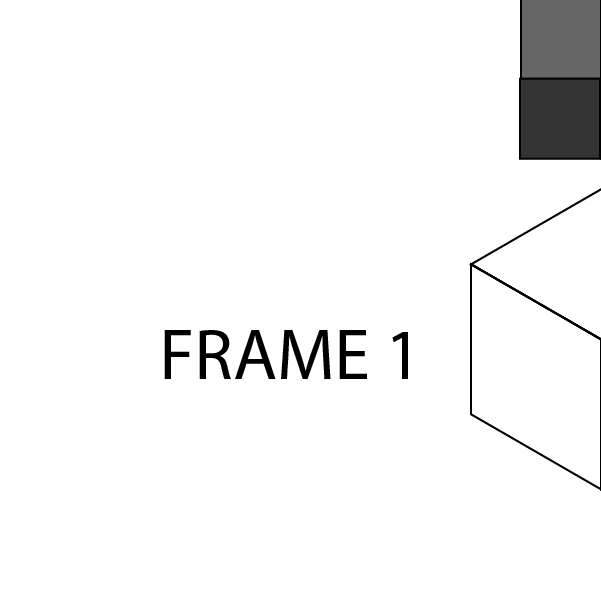
#> input picture Frame_1.jpg, 601 x 600 px
$ python pyframe.py
#> lines starting #> are read from the running program, lines starting #| are printed output that depends on the picture
# pyframe

# By Newton Cazzaro

# Date: 11/7/2018
#
# Version:     Pyframe 1.0 - Horizontal implementation
#
# Description: Python program for encapsulating and framing pictures dynamically into a grid.
#
# Notes:       Pyframe version 1.0 contains only horizontal implementation due to time-line constraints.
#              For further versions, we are planning in developing vertical and matrix implementation
#              in addition to the already working horizontal implementation.
#
# Input:       Pre-defined pictures of jpg type. I'm using 'Frame_1', 'Frame_2', 'Frame_n'... to
#              determine the number of pictures to be stitched together in numerical order.
#
# Output:      Outputs an array of images stitched together in numerical order. The output will be
#              pyframe.jpg

import sys
from PIL import Image

images = map(Image.open, ['Frame_1.jpg', 'Frame_2.jpg', 'Frame_3.jpg', 'Frame_4.jpg'])
widths, heights = zip(*(i.size for i in images))
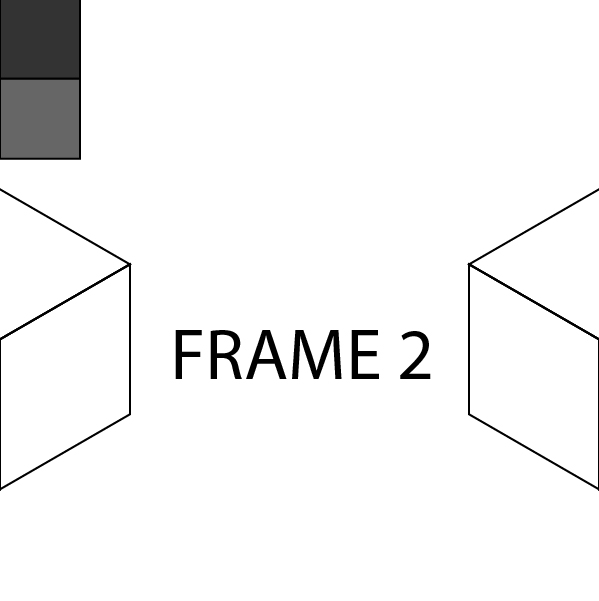
#> input picture Frame_2.jpg, 599 x 601 px
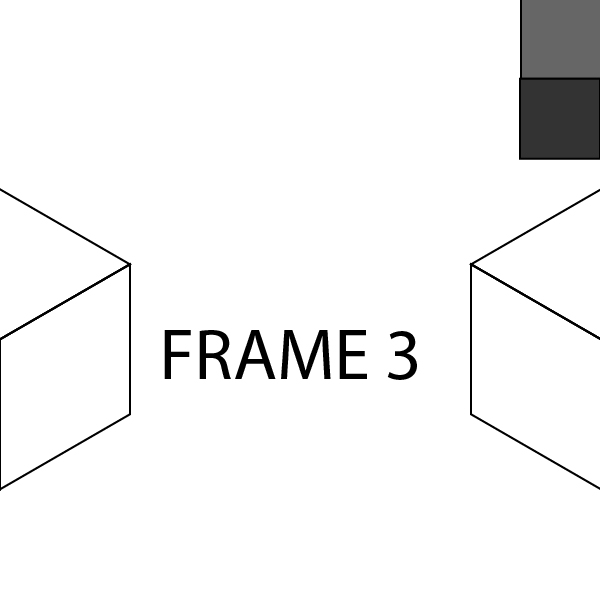
#> input picture Frame_3.jpg, 600 x 601 px
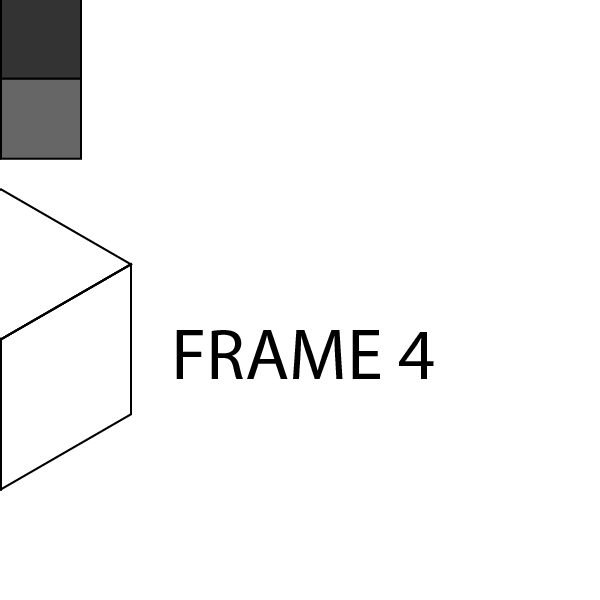
#> input picture Frame_4.jpg, 600 x 600 px
#> widths = (601, 599, 600, 600); heights = (600, 601, 601, 600)

total_width = sum(widths)
#> total_width = 2400
max_height = max(heights)
#> max_height = 601

new_im = Image.new('RGB', (total_width, max_height))
#> new_im: PIL image 2400x601 RGB; every value is 0

x_offset = 0

for im in images:
  new_im.paste(im, (x_offset,0))
  x_offset += im.size[0]
#> after the loop, x_offset = 0

new_im.save('pyframe.jpg')
